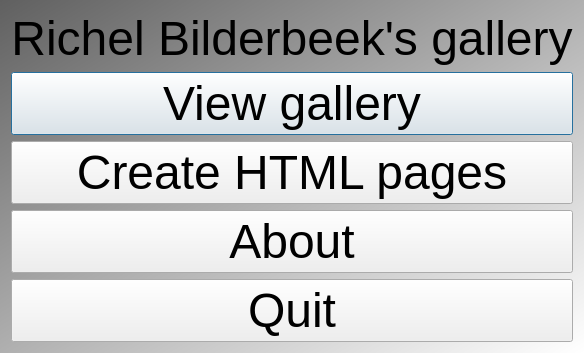
<?xml version="1.0" encoding="UTF-8"?>
<ui version="4.0">
 <class>QtRichelBilderbeekGalleryMenuDialog</class>
 <widget class="QDialog" name="QtRichelBilderbeekGalleryMenuDialog">
  <property name="geometry">
   <rect>
    <x>0</x>
    <y>0</y>
    <width>537</width>
    <height>352</height>
   </rect>
  </property>
  <property name="font">
   <font>
    <pointsize>36</pointsize>
   </font>
  </property>
  <property name="windowTitle">
   <string>Richel Bilderbeek's gallery menu</string>
  </property>
  <property name="windowIcon">
   <iconset resource="../../Projects/ProjectRichelBilderbeek/ProjectRichelBilderbeek.qrc">
    <normaloff>:/images/PicR.png</normaloff>:/images/PicR.png</iconset>
  </property>
  <property name="styleSheet">
   <string notr="true">QDialog { 
background-color: qlineargradient(x1: 0, y1: 0, x2: 1, y2: 1, stop: 0  #606060, stop: 1 #ffffff);
}

QLabel { font: 32px, &quot;Courier&quot; }
QPushButton { font: 32px, &quot;Courier&quot; }</string>
  </property>
  <layout class="QVBoxLayout" name="verticalLayout">
   <item>
    <widget class="QLabel" name="label_title">
     <property name="text">
      <string>Richel Bilderbeek's gallery</string>
     </property>
     <property name="alignment">
      <set>Qt::AlignCenter</set>
     </property>
    </widget>
   </item>
   <item>
    <widget class="QPushButton" name="button_start">
     <property name="sizePolicy">
      <sizepolicy hsizetype="Minimum" vsizetype="Maximum">
       <horstretch>0</horstretch>
       <verstretch>0</verstretch>
      </sizepolicy>
     </property>
     <property name="text">
      <string>View gallery</string>
     </property>
    </widget>
   </item>
   <item>
    <widget class="QPushButton" name="button_create_html">
     <property name="sizePolicy">
      <sizepolicy hsizetype="Minimum" vsizetype="Maximum">
       <horstretch>0</horstretch>
       <verstretch>0</verstretch>
      </sizepolicy>
     </property>
     <property name="text">
      <string>Create HTML pages</string>
     </property>
    </widget>
   </item>
   <item>
    <widget class="QPushButton" name="button_about">
     <property name="sizePolicy">
      <sizepolicy hsizetype="Minimum" vsizetype="Maximum">
       <horstretch>0</horstretch>
       <verstretch>0</verstretch>
      </sizepolicy>
     </property>
     <property name="text">
      <string>About</string>
     </property>
    </widget>
   </item>
   <item>
    <widget class="QPushButton" name="button_quit">
     <property name="sizePolicy">
      <sizepolicy hsizetype="Minimum" vsizetype="Maximum">
       <horstretch>0</horstretch>
       <verstretch>0</verstretch>
      </sizepolicy>
     </property>
     <property name="text">
      <string>Quit</string>
     </property>
    </widget>
   </item>
  </layout>
 </widget>
 <resources>
  <include location="../../Projects/ProjectRichelBilderbeek/ProjectRichelBilderbeek.qrc"/>
 </resources>
 <connections/>
</ui>
